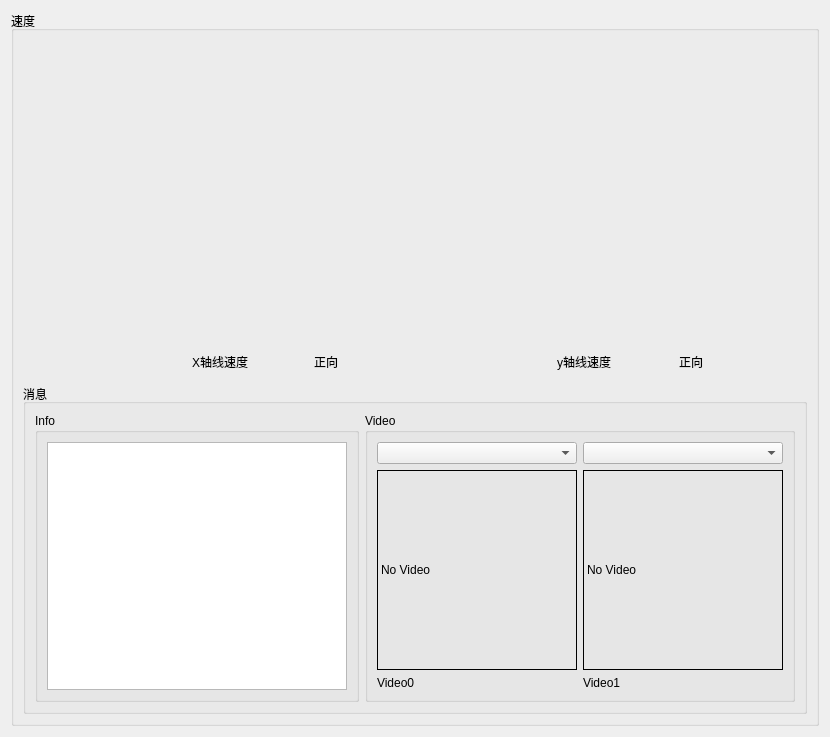
          <widget class="QWidget" name="tab_status">
           <attribute name="title">
            <string>基本</string>
           </attribute>
           <layout class="QVBoxLayout" name="verticalLayout_13">
            <item>
             <widget class="QGroupBox" name="groupBox_2">
              <property name="minimumSize">
               <size>
                <width>200</width>
                <height>200</height>
               </size>
              </property>
              <property name="title">
               <string>速度</string>
              </property>
              <layout class="QVBoxLayout" name="verticalLayout_12">
               <item>
                <layout class="QVBoxLayout" name="verticalLayout_4">
                 <item>
                  <layout class="QGridLayout" name="gridLayout_2">
                   <item row="0" column="0">
                    <layout class="QVBoxLayout" name="verticalLayout">
                     <item>
                      <widget class="QWidget" name="widget_speed_x" native="true">
                       <property name="minimumSize">
                        <size>
                         <width>300</width>
                         <height>300</height>
                        </size>
                       </property>
                       <property name="maximumSize">
                        <size>
                         <width>300</width>
                         <height>300</height>
                        </size>
                       </property>
                      </widget>
                     </item>
                     <item>
                      <layout class="QHBoxLayout" name="horizontalLayout">
                       <item>
                        <widget class="QLabel" name="label_7">
                         <property name="minimumSize">
                          <size>
                           <width>32</width>
                           <height>32</height>
                          </size>
                         </property>
                         <property name="maximumSize">
                          <size>
                           <width>32</width>
                           <height>32</height>
                          </size>
                         </property>
                         <property name="text">
                          <string/>
                         </property>
                         <property name="pixmap">
                          <pixmap resource="../resources/images.qrc">:/images/speed.png</pixmap>
                         </property>
                        </widget>
                       </item>
                       <item>
                        <widget class="QLabel" name="label_4">
                         <property name="maximumSize">
                          <size>
                           <width>80</width>
                           <height>30</height>
                          </size>
                         </property>
                         <property name="text">
                          <string>X轴线速度</string>
                         </property>
                        </widget>
                       </item>
                       <item>
                        <widget class="QLabel" name="label_dir_x">
                         <property name="maximumSize">
                          <size>
                           <width>30</width>
                           <height>30</height>
                          </size>
                         </property>
                         <property name="text">
                          <string>正向</string>
                         </property>
                        </widget>
                       </item>
                      </layout>
                     </item>
                    </layout>
                   </item>
                   <item row="0" column="1">
                    <layout class="QVBoxLayout" name="verticalLayout_3">
                     <item>
                      <widget class="QWidget" name="widget_speed_y" native="true">
                       <property name="minimumSize">
                        <size>
                         <width>300</width>
                         <height>300</height>
                        </size>
                       </property>
                       <property name="maximumSize">
                        <size>
                         <width>16777215</width>
                         <height>16777215</height>
                        </size>
                       </property>
                      </widget>
                     </item>
                     <item>
                      <layout class="QHBoxLayout" name="horizontalLayout_2">
                       <item>
                        <widget class="QLabel" name="label_8">
                         <property name="minimumSize">
                          <size>
                           <width>32</width>
                           <height>32</height>
                          </size>
                         </property>
                         <property name="maximumSize">
                          <size>
                           <width>32</width>
                           <height>32</height>
                          </size>
                         </property>
                         <property name="text">
                          <string/>
                         </property>
                         <property name="pixmap">
                          <pixmap resource="../resources/images.qrc">:/images/speed.png</pixmap>
                         </property>
                        </widget>
                       </item>
                       <item>
                        <widget class="QLabel" name="label_5">
                         <property name="maximumSize">
                          <size>
                           <width>80</width>
                           <height>30</height>
                          </size>
                         </property>
                         <property name="text">
                          <string>y轴线速度</string>
                         </property>
                        </widget>
                       </item>
                       <item>
                        <widget class="QLabel" name="label_dir_y">
                         <property name="maximumSize">
                          <size>
                           <width>30</width>
                           <height>30</height>
                          </size>
                         </property>
                         <property name="text">
                          <string>正向</string>
                         </property>
                        </widget>
                       </item>
                      </layout>
                     </item>
                    </layout>
                   </item>
                  </layout>
                 </item>
                 <item>
                  <widget class="QGroupBox" name="groupBox_12">
                   <property name="sizePolicy">
                    <sizepolicy hsizetype="MinimumExpanding" vsizetype="Preferred">
                     <horstretch>0</horstretch>
                     <verstretch>0</verstretch>
                    </sizepolicy>
                   </property>
                   <property name="minimumSize">
                    <size>
                     <width>300</width>
                     <height>0</height>
                    </size>
                   </property>
                   <property name="title">
                    <string>消息</string>
                   </property>
                   <layout class="QHBoxLayout" name="horizontalLayout_14">
                    <item>
                     <layout class="QHBoxLayout" name="horizontalLayout_7">
                      <item>
                       <widget class="QGroupBox" name="groupBox_4">
                        <property name="maximumSize">
                         <size>
                          <width>16777215</width>
                          <height>16777215</height>
                         </size>
                        </property>
                        <property name="title">
                         <string>Info</string>
                        </property>
                        <layout class="QGridLayout" name="gridLayout_8">
                         <item row="0" column="0">
                          <widget class="QListView" name="view_logging">
                           <property name="minimumSize">
                            <size>
                             <width>300</width>
                             <height>0</height>
                            </size>
                           </property>
                           <property name="maximumSize">
                            <size>
                             <width>12312312</width>
                             <height>12312312</height>
                            </size>
                           </property>
                          </widget>
                         </item>
                        </layout>
                       </widget>
                      </item>
                      <item>
                       <widget class="QGroupBox" name="groupBox_6">
                        <property name="title">
                         <string>Video</string>
                        </property>
                        <layout class="QGridLayout" name="gridLayout_7">
                         <item row="0" column="0">
                          <layout class="QGridLayout" name="gridLayout_3">
                           <item row="2" column="1">
                            <widget class="QLabel" name="label_video1">
                             <property name="minimumSize">
                              <size>
                               <width>200</width>
                               <height>200</height>
                              </size>
                             </property>
                             <property name="maximumSize">
                              <size>
                               <width>200</width>
                               <height>200</height>
                              </size>
                             </property>
                             <property name="styleSheet">
                              <string notr="true">border:1px solid rgb(0, 0, 0)</string>
                             </property>
                             <property name="text">
                              <string>No Video</string>
                             </property>
                            </widget>
                           </item>
                           <item row="3" column="0">
                            <widget class="QLabel" name="label_v_name0">
                             <property name="maximumSize">
                              <size>
                               <width>16777215</width>
                               <height>15</height>
                              </size>
                             </property>
                             <property name="text">
                              <string>Video0</string>
                             </property>
                            </widget>
                           </item>
                           <item row="3" column="1">
                            <widget class="QLabel" name="label_v_name1">
                             <property name="maximumSize">
                              <size>
                               <width>16777215</width>
                               <height>15</height>
                              </size>
                             </property>
                             <property name="text">
                              <string>Video1</string>
                             </property>
                            </widget>
                           </item>
                           <item row="2" column="0">
                            <widget class="QLabel" name="label_video0">
                             <property name="minimumSize">
                              <size>
                               <width>200</width>
                               <height>200</height>
                              </size>
                             </property>
                             <property name="maximumSize">
                              <size>
                               <width>200</width>
                               <height>200</height>
                              </size>
                             </property>
                             <property name="styleSheet">
                              <string notr="true">border:1px solid rgb(0, 0, 0)</string>
                             </property>
                             <property name="text">
                              <string>No Video</string>
                             </property>
                            </widget>
                           </item>
                           <item row="1" column="0">
                            <widget class="QComboBox" name="topics_combo_box"/>
                           </item>
                           <item row="1" column="1">
                            <widget class="QComboBox" name="topics_combo_box1"/>
                           </item>
                          </layout>
                         </item>
                        </layout>
                       </widget>
                      </item>
                     </layout>
                    </item>
                   </layout>
                  </widget>
                 </item>
                </layout>
               </item>
              </layout>
             </widget>
            </item>
           </layout>
          </widget>
